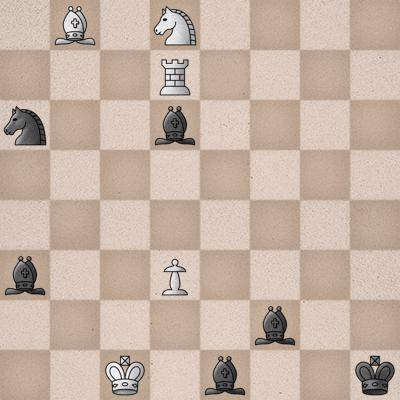
#> input picture data/example_boards/1B1N4-3R4-n2b4-8-8-b2P4-5b2-2K1b2k.jpeg, 400 x 400 px
$ python -i board_detection.py   (imports and definitions only)
#> lines starting #> are read from the running program, lines starting #| are printed output that depends on the picture; after the words box and inside, x2 and y2 are one past the last pixel; in counts of white or black regions, pixels touching at a corner belong together
import cv2
import numpy as np

# ------------------------------------------------------------
# Utility: Order points TL, TR, BR, BL
# ------------------------------------------------------------
def order_corners(pts):
    pts = np.array(pts)
    s = pts.sum(axis=1)
    diff = np.diff(pts, axis=1)

    tl = pts[np.argmin(s)]
    br = pts[np.argmax(s)]
    tr = pts[np.argmin(diff)]
    bl = pts[np.argmax(diff)]
    return np.array([tl, tr, br, bl], dtype="float32")


# ------------------------------------------------------------
# Hough-line-based board detector
# ------------------------------------------------------------
def detect_using_lines(gray):
    edges = cv2.Canny(gray, 60, 180)

    # detect strong lines on the board edges
    lines = cv2.HoughLinesP(edges, 1, np.pi/180, threshold=120,
                            minLineLength=gray.shape[1]//4,
                            maxLineGap=40)
    if lines is None:
        return None

    lines = lines[:, 0]

    # endpoints of lines
    pts = []
    for x1, y1, x2, y2 in lines:
        pts.append([x1, y1])
        pts.append([x2, y2])

    pts = np.array(pts)

    # compute convex hull – should be the board
    hull = cv2.convexHull(pts)
    if len(hull) < 4:
        return None

    # simplify hull to 4 corners
    epsilon = 0.02 * cv2.arcLength(hull, True)
    approx = cv2.approxPolyDP(hull, epsilon, True)
    if len(approx) != 4:
        return None

    return approx.reshape(4, 2)


# ------------------------------------------------------------
# Contour-based square-grid detection
# ------------------------------------------------------------
def detect_using_contours(gray):
    thresh = cv2.adaptiveThreshold(gray, 255,
                                   cv2.ADAPTIVE_THRESH_MEAN_C,
                                   cv2.THRESH_BINARY,
                                   11, 3)

    cnts, _ = cv2.findContours(thresh, cv2.RETR_LIST,
                               cv2.CHAIN_APPROX_SIMPLE)

    # find the largest quadrilateral
    max_area = 0
    best = None
    for c in cnts:
        peri = cv2.arcLength(c, True)
        approx = cv2.approxPolyDP(c, 0.03 * peri, True)

        if len(approx) == 4:
            area = cv2.contourArea(approx)
            if area > max_area:
                max_area = area
                best = approx

    if best is None:
        return None

    return best.reshape(4, 2)


# ------------------------------------------------------------
# Fallback: OpenCV’s super robust chessboard detector
# ------------------------------------------------------------
# [29 lines left out: function detect_using_chessboard, not called in this run]


# ------------------------------------------------------------
# MAIN: combine 3 methods
# ------------------------------------------------------------
def detect_board_corners(img):
    gray = cv2.cvtColor(img, cv2.COLOR_BGR2GRAY)

    # 1) Try line-based
    c1 = detect_using_lines(gray)
    if c1 is not None:
        return order_corners(c1)

    # 2) Try contour-based
    c2 = detect_using_contours(gray)
    if c2 is not None:
        return order_corners(c2)

    # 3) Fallback: findChessboardCornersSB
    c3 = detect_using_chessboard(gray)
    if c3 is not None:
        return order_corners(c3)

    return None  # nothing found


# ------------------------------------------------------------
# Warp the board so it is flat top-down
# ------------------------------------------------------------
# [105 lines left out: functions warp_board, merge_close_lines, force_exact_lines, detect_grid_lines, draw_grid_lines, not called in this run]

>>> import cv2
>>> picture = cv2.imread('data/example_boards/1B1N4-3R4-n2b4-8-8-b2P4-5b2-2K1b2k.jpeg')
#> picture is the input picture: shape (400, 400, 3); mean B, G, R 164.7, 178.8, 198.6
>>> result = detect_board_corners(picture)
#> in detect_board_corners, `gray = cv2.cvtColor(img, cv2.COLOR_BGR2GRAY)`:
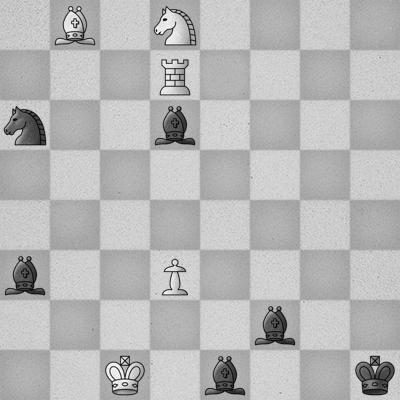
#> gray: shape (400, 400); min 0, max 255, mean 183.1
#> in detect_using_lines, `edges = cv2.Canny(gray, 60, 180)`:
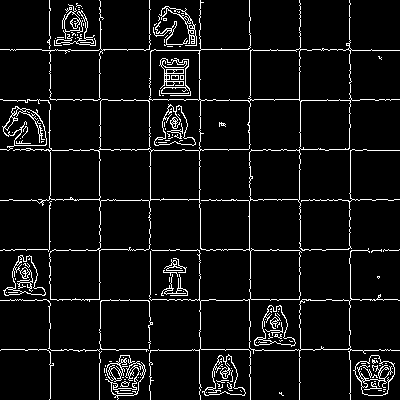
#> edges: shape (400, 400); 6.3% white in thin lines or dots
#> in detect_using_lines, `lines = cv2.HoughLinesP(edges, 1, np.pi/180, threshold=120, minLineLen..`: lines = 28 rows, first 6: [99, 399, 99, 0], [299, 399, 299, 0], [0, 250, 398, 250], [10, 50, 200, 50], [10, 299, 397, 299], [0, 200, 393, 200]
#> the loop in detect_using_lines, `for x1, y1, x2, y2 in lines:` made 28 passes
#> (x1, y1, x2, y2) on passes 1 to 12: (99, 399, 99, 0), (299, 399, 299, 0), (0, 250, 398, 250), (10, 50, 200, 50), (10, 299, 397, 299), (0, 200, 393, 200), (0, 149, 366, 149), (249, 376, 249, 96), (150, 399, 150, 9), (199, 207, 199, 9), (1, 349, 390, 349), (250, 199, 250, 17)
#> after the loop in detect_using_lines, `for x1, y1, x2, y2 in lines:`: pts = 56 pairs, first value 0 to 399, second value 0 to 399
#> in detect_using_lines, `hull = cv2.convexHull(pts)`: hull = contour of 10 points, box (x1, y1, x2, y2) (0, 0, 400, 400), area 152604
#> in detect_using_lines, `epsilon = 0.02 * cv2.arcLength(hull, True)`: epsilon = 29.3
#> in detect_using_lines, `approx = cv2.approxPolyDP(hull, epsilon, True)`: approx = [[399, 350], [350, 399], [49, 399], [0, 350], [0, 49], [99, 0], [350, 3], [399, 99]]
#> in detect_using_contours, `thresh = cv2.adaptiveThreshold(gray, 255, cv2.ADAPTIVE_THRESH_MEAN_C, ..`:
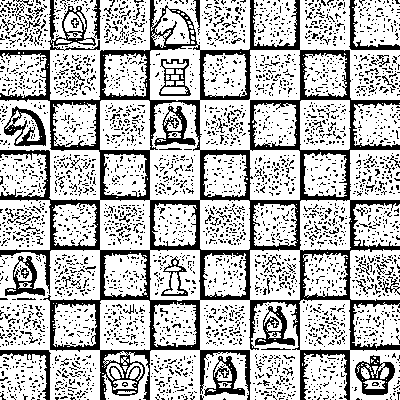
#> thresh: shape (400, 400); 71.7% white; 3635 black regions (3545 under 20 px)
#> in detect_using_contours, `cnts, _ = cv2.findContours(thresh, cv2.RETR_LIST, cv2.CHAIN_APPROX_SIM..`: cnts = 4782 contours, 4595 with area under 20; largest, box (x1, y1, x2, y2) and area: (0, 0, 400, 400) 70946, (0, 0, 150, 100) 9133, (300, 100, 351, 150) 2396, (0, 200, 51, 250) 2378, (350, 249, 400, 301) 2348
#> the loop in detect_using_contours, `for c in cnts:` made 4782 passes
#> (peri, approx) on passes 2, 3, 4, 8, 12, 13, 14, 15, 20, 21, 31, 34: (5.66, [[274, 398], [275, 397], [276, 398], [275, 399]]), (5.66, [[107, 398], [108, 397], [109, 398], [108, 399]]), (5.66, [[13, 398], [14, 397], [15, 398], [14, 399]]), (5.66, [[286, 397], [287, 396], [288, 397], [287, 398]]), (5.66, [[15, 397], [16, 396], [17, 397], [16, 398]]), (5.66, [[6, 397], [7, 396], [8, 397], [7, 398]]), (6, [[0, 397], [0, 399], [1, 399], [1, 397]]), (5.66, [[390, 396], [391, 395], [392, 396], [391, 397]]), (5.66, [[279, 396], [280, 395], [281, 396], [280, 397]]), (5.66, [[254, 396], [255, 395], [256, 396], [255, 397]]), (5.66, [[326, 395], [327, 394], [328, 395], [327, 396]]), (5.66, [[166, 395], [167, 394], [168, 395], [167, 396]])
#> peri on passes 5, 6, 7, 9, 10, 11: 7.66, 12.49, 11.07, 9.07, 7.66, 11.07
#> after the loop in detect_using_contours, `for c in cnts:`: best = [[0, 200], [0, 249], [49, 249], [49, 200]]; max_area = 2401
#> in detect_board_corners, `c2 = detect_using_contours(gray)`: c2 = [[0, 200], [0, 249], [49, 249], [49, 200]]
#> in order_corners, `s = pts.sum(axis=1)`: s = [200, 249, 298, 249]
#> in order_corners, `diff = np.diff(pts, axis=1)`: diff = [200, 249, 200, 151]
#> in order_corners, `tl = pts[np.argmin(s)]`: tl = [0, 200]
#> in order_corners, `br = pts[np.argmax(s)]`: br = [49, 249]
#> in order_corners, `tr = pts[np.argmin(diff)]`: tr = [49, 200]
#> in order_corners, `bl = pts[np.argmax(diff)]`: bl = [0, 249]
#> result = [[0, 200], [49, 200], [49, 249], [0, 249]]

$ run again, on data/example_boards/1B2B3-bk6-8-K7-1P2n3-8-3N4-3r4.jpeg
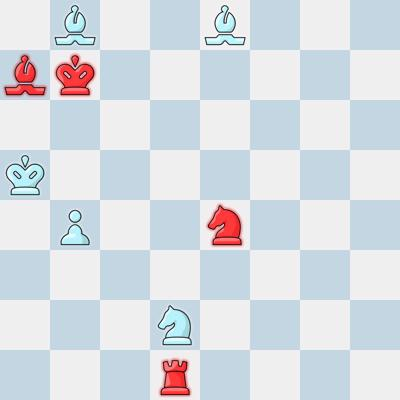
#> input picture data/example_boards/1B2B3-bk6-8-K7-1P2n3-8-3N4-3r4.jpeg, 400 x 400 px
#> picture is the input picture: shape (400, 400, 3); mean B, G, R 227.6, 221.6, 215.9
#> in detect_using_lines, `edges = cv2.Canny(gray, 60, 180)`:
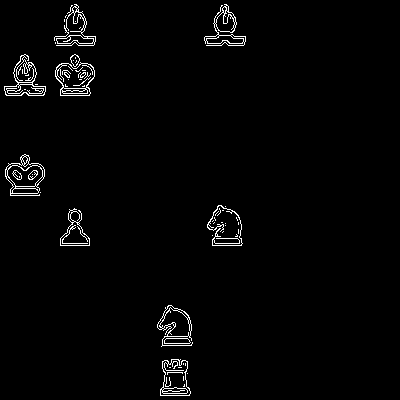
#> edges: shape (400, 400); 1.9% white in thin lines or dots, all inside (x1, y1, x2, y2) = (4, 4, 246, 396)
#> lines = None
#> in detect_using_contours, `thresh = cv2.adaptiveThreshold(gray, 255, cv2.ADAPTIVE_THRESH_MEAN_C, ..`:
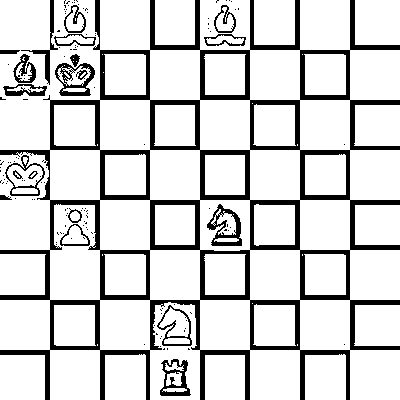
#> thresh: shape (400, 400); 83.1% white; 140 black regions (119 under 20 px)
#> cnts = 282 contours, 198 with area under 20; largest, box (x1, y1, x2, y2) and area: (0, 0, 400, 400) 130108, (249, 299, 301, 351) 2599, (49, 299, 101, 351) 2599, (299, 249, 351, 301) 2599, (99, 249, 151, 301) 2599
#> the loop in detect_using_contours, `for c in cnts:` made 282 passes
#> (peri, area, max_area, best) on passes 1, 6, 7, 41: (54.14, 52, 52, [[162, 391], [183, 391], [186, 389], [167, 388]]), (166, 1716, 1716, [[205, 355], [205, 399], [244, 399], [244, 355]]), (176, 1936, 1936, [[0, 355], [0, 399], [44, 399], [44, 355]]), (201.7, 2501, 2501, [[249, 300], [299, 299], [300, 349], [250, 350]])
#> after the loop in detect_using_contours, `for c in cnts:`: best = [[0, 0], [0, 349], [399, 399], [399, 50]]; max_area = 139251
#> c2 = [[0, 0], [0, 349], [399, 399], [399, 50]]
#> s = [0, 349, 798, 449]
#> diff = [0, 349, 0, -349]
#> tl = [0, 0]
#> br = [399, 399]
#> tr = [399, 50]
#> bl = [0, 349]
#> result = [[0, 0], [399, 50], [399, 399], [0, 349]]
